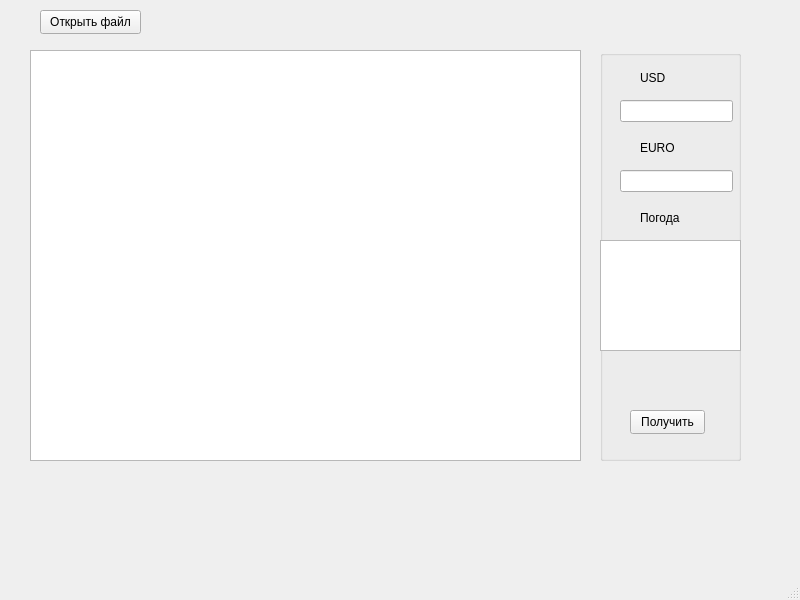
<?xml version="1.0" encoding="UTF-8"?>
<ui version="4.0">
 <class>MainWindow</class>
 <widget class="QMainWindow" name="MainWindow">
  <property name="geometry">
   <rect>
    <x>0</x>
    <y>0</y>
    <width>800</width>
    <height>600</height>
   </rect>
  </property>
  <property name="windowTitle">
   <string>MainWindow</string>
  </property>
  <widget class="QWidget" name="centralwidget">
   <widget class="QPlainTextEdit" name="plainTextEdit">
    <property name="geometry">
     <rect>
      <x>30</x>
      <y>50</y>
      <width>551</width>
      <height>411</height>
     </rect>
    </property>
   </widget>
   <widget class="QGroupBox" name="groupBox">
    <property name="geometry">
     <rect>
      <x>600</x>
      <y>50</y>
      <width>141</width>
      <height>411</height>
     </rect>
    </property>
    <property name="title">
     <string/>
    </property>
    <widget class="QLabel" name="label">
     <property name="geometry">
      <rect>
       <x>40</x>
       <y>20</y>
       <width>49</width>
       <height>16</height>
      </rect>
     </property>
     <property name="text">
      <string>USD</string>
     </property>
    </widget>
    <widget class="QLineEdit" name="lineUSD">
     <property name="geometry">
      <rect>
       <x>20</x>
       <y>50</y>
       <width>113</width>
       <height>22</height>
      </rect>
     </property>
    </widget>
    <widget class="QLabel" name="label_2">
     <property name="geometry">
      <rect>
       <x>40</x>
       <y>90</y>
       <width>49</width>
       <height>16</height>
      </rect>
     </property>
     <property name="text">
      <string>EURO</string>
     </property>
    </widget>
    <widget class="QLineEdit" name="lineEURO">
     <property name="geometry">
      <rect>
       <x>20</x>
       <y>120</y>
       <width>113</width>
       <height>22</height>
      </rect>
     </property>
    </widget>
    <widget class="QLabel" name="label_3">
     <property name="geometry">
      <rect>
       <x>40</x>
       <y>160</y>
       <width>49</width>
       <height>16</height>
      </rect>
     </property>
     <property name="text">
      <string>Погода</string>
     </property>
    </widget>
    <widget class="QPushButton" name="ButtonGet">
     <property name="geometry">
      <rect>
       <x>30</x>
       <y>360</y>
       <width>75</width>
       <height>24</height>
      </rect>
     </property>
     <property name="text">
      <string>Получить</string>
     </property>
    </widget>
    <widget class="QTextBrowser" name="textBrowser">
     <property name="geometry">
      <rect>
       <x>0</x>
       <y>190</y>
       <width>141</width>
       <height>111</height>
      </rect>
     </property>
    </widget>
   </widget>
   <widget class="QPushButton" name="ButtonOpenFile">
    <property name="geometry">
     <rect>
      <x>40</x>
      <y>10</y>
      <width>101</width>
      <height>24</height>
     </rect>
    </property>
    <property name="text">
     <string>Открыть файл</string>
    </property>
   </widget>
  </widget>
  <widget class="QMenuBar" name="menubar">
   <property name="geometry">
    <rect>
     <x>0</x>
     <y>0</y>
     <width>800</width>
     <height>22</height>
    </rect>
   </property>
  </widget>
  <widget class="QStatusBar" name="statusbar"/>
 </widget>
 <resources/>
 <connections/>
</ui>
